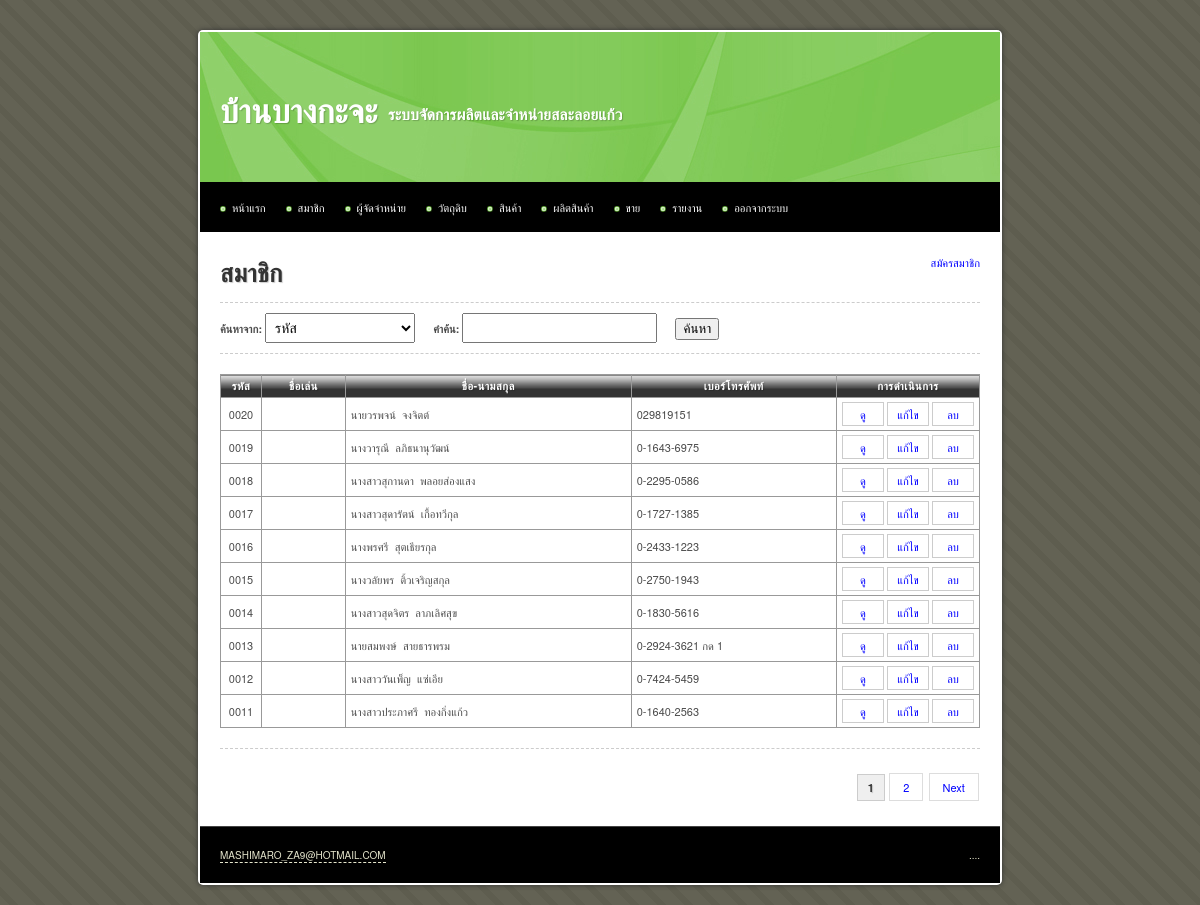
The app's page /main/member.php (signed in) with its own data.
### tables this page shows
CREATE TABLE IF NOT EXISTS `member` (
  `id` int(10) unsigned NOT NULL AUTO_INCREMENT,
  `name` varchar(255) NOT NULL,
  `nickname` varchar(255) NOT NULL,
  `address` text,
  `tel` varchar(255) DEFAULT NULL,
  `image` varchar(255) DEFAULT NULL,
  `date_create` datetime DEFAULT NULL,
  `date_update` timestamp NOT NULL DEFAULT CURRENT_TIMESTAMP ON UPDATE CURRENT_TIMESTAMP,
  PRIMARY KEY (`id`)
);

### iic_tools/helpers/iic_utilities_helper.php (called while the page is built, shortened)
<?php
function zero_fill($length, $data)
{
	while(strlen($data) < $length)
	{
		$data = '0'.$data;
	}
	return $data;
}

### main/member.php (the view, shortened to what this page needs)
<?php
$sql = 'SELECT * FROM member';
$query = mysql_query($sql);
$total_rows = mysql_num_rows($query);
$rows_per_page = 10;
$limit_start = ($_GET['page'] - 1) * $rows_per_page;
$target = 'member.php?page=';
?>
<!DOCTYPE html PUBLIC "-//W3C//DTD XHTML 1.0 Transitional//EN" "http://www.w3.org/TR/xhtml1/DTD/xhtml1-transitional.dtd">
<html xmlns="http://www.w3.org/1999/xhtml">
<head>
<?php include("inc.css.php"); ?>
</head>
<body>
<div id="container">
	<?php include("inc.header.php"); ?>
	<div id="content">
		<a href="member_create.php" class="float_r">สมัครสมาชิก</a>
		<h1>สมาชิก</h1>
		<hr />
		<div id="search_section">
			<form method="post" action="member_search.php">
				<label for="category" class="inline">ค้นหาจาก: </label>
				<select id="category" name="category">
					<option value="id">รหัส</option>
				</select>
				<label for="keyword" class="inline">คำค้น: </label>
				<input type="text" id="keyword" name="keyword" />
				<input type="submit" name="submit" value="ค้นหา" />
			</form>
		</div>
		<hr />
		<table border="1" align="center" cellpadding="5" cellspacing="0">
			<thead>
				<tr>
					<th width="30">รหัส</th>
					<th class="nowarp">ชื่อเล่น</th>
					<th>ชื่อ-นามสกุล</th>
					<th>เบอร์โทรศัพท์</th>
					<th width="80">การดำเนินการ</th>
				</tr>
			</thead>
			<tbody>
				<?php
				$sql = 'SELECT *
						FROM member
						ORDER BY id DESC
						LIMIT '.$limit_start.', '.$rows_per_page;
				$query = mysql_query($sql) or die(mysql_error());
				$query_rows = mysql_num_rows($query);
				if($query_rows > 0)
				{
					while($data = mysql_fetch_array($query))
					{
						echo 	'<tr>
									<td width="30" class="center">'.zero_fill(4, $data['id']).'</td>
									<td>'.$data['nickname'].'</td>
									<td>'.$data['name'].'</td>
									<td>'.$data['tel'].'</td>
									<td class="center nowarp">
										<a class="button" href="member_read.php?id='.$data['id'].'">ดู</a>
										<a class="button" href="member_update.php?id='.$data['id'].'">แก้ไข</a>
										<a class="button" href="member_delete.php?id='.$data['id'].'">ลบ</a>
									</td>
								</tr>';
					}
				}
				else
				{
					echo '<tr><td colspan="4" class="center">ไม่มีข้อมูล</td></tr>';
				}
			?>
			</tbody>
		</table>
		<hr />
		<div class="pagination">
			<?php echo get_pagination($total_rows, $target, $_GET['page'], $rows_per_page); ?>
		</div>
	</div>
	<?php include("inc.footer.php"); ?>
</div>
</body>
</html>

### iic_tools/css/iic_layout.css (style rules this page uses)
html, body, div, span, applet, object, iframe, h1, h2, h3, h4, h5, h6, p, blockquote, pre, a, abbr, acronym, address, big, cite, code, del, dfn, em, font, img, ins, kbd, q, s, samp, small, strike, strong, sub, sup, tt, var, b, u, i, center, dl, dt, dd, ol, ul, li, fieldset, form, label, legend, table, caption, tbody, tfoot, thead, tr, th, td { margin:0; padding:0; border:0; outline:0; font-size:100%; vertical-align:baseline; background:transparent }
table { border-collapse:collapse; border-spacing:0 }
body { font: 14px/1.5 'Microsoft Sans Serif', 'Helvetica Neue', Arial, 'Liberation Sans', FreeSans, sans-serif }
hr { border:0 #ccc solid; border-top-width:1px; clear:both; height:0 }
h1 { font-size:25px }
p, dl, hr, h1, h2, h3, h4, h5, h6, h7, ol, ul, pre, table, address, fieldset { margin-bottom:20px }
label { display: block; font-weight: bold; margin: 10px 0px 5px 0px; text-shadow:0 1px 0 white; }
form input[type=text], form input[type=password], form textarea, form select { padding: 5px; font-size: 14px; }
form input[type=submit], form input[type=reset], form input:not([type="checkbox"]):not([type="radio"]):not([type="file"]):not([type="text"]):not([type="password"]) { margin: 25px auto 0px auto; }
select option { padding: 2px; }

### iic_tools/css/iic_style.css (style rules this page uses)
.inline { display: inline; }
.float_r { float: right; }
.center { text-align: center; }
.nowarp { white-space: nowrap; }
a:link { color: #00F; text-decoration: none; }
thead th { background-image: url(../img/bg_th.png); white-space: nowrap; }
a[class^=button] { color: #4F4F4F }
.pagination { float: right; margin: 8px 0px; text-align: right; }

### css/style.css (style rules this page uses)
body { margin: 30px 0px 20px 0px; padding: 0; background: #D7D7BD url(../images/img01.png) repeat; text-align: justify; line-height: 20px; font-size: 11px; color: #4C4C4C; }
h1, h2, h3, h4, h5, h6, th, b, strong { color: #333; letter-spacing: 0.25px; text-shadow: 1px 1px 1px rgba(0, 0, 0, 0.2); -moz-text-shadow: 1px 1px 1px rgba(0, 0, 0, 0.2); -webkit-text-shadow: 1px 1px 1px rgba(0, 0, 0, 0.2); }
hr { border-style: dashed; }
#container { background: #FFF; display: table; width: 800px; margin: auto; padding: 2px; border-radius: 5px; -moz-border-radius: 5px; -webkit-border-radius: 5px; box-shadow: 0px 0px 5px #333; -moz-box-shadow: 0px 0px 5px #333; -webkit-box-shadow: 0px 0px 5px #333; }
#content { background: #FFF; padding: 20px; }
#content h1 { margin-top: 10px; }
a.button { border: 1px solid #CCC; color: #00F; display: inline-block; margin: 3px 0px; min-width: 30px; padding: 1px 5px; }
form input[type=text], form input[type=password], form textarea { min-width: 290px; }
form select { min-width: 300px; }
table { border: 1px solid #000; border-collapse: collapse; width: 100% }
table td, table th { padding: 1px 5px; border: 1px solid #999; border-collapse: collapse; }
table th { background-color: #333; border: 1px solid #999; color: #FFF; text-align: center; letter-spacing: 0.5px; }
#search_section { margin: -10px 0px 10px 0px; }
#search_section input[type=text], #search_section select { min-width: 150px; margin-right: 15px; }
#search_section input[type=submit] { margin: 0px; }

### records on screen
member: id "0020", name "นายวรพจน์ จงจิตต์", tel "029819151"
member: id "0019", name "นางวารุณี ลภิธนานุวัฒน์", tel "0-1643-6975"
member: id "0018", name "นางสาวสุกานดา พลอยส่องแสง", tel "0-2295-0586"
member: id "0017", name "นางสาวสุดารัตน์ เกื้อทวีกุล", tel "0-1727-1385"
member: id "0016", name "นางพรศรี สุตเธียรกุล", tel "0-2433-1223"
member: id "0015", name "นางวลัยพร ติ้วเจริญสกุล", tel "0-2750-1943"
member: id "0014", name "นางสาวสุดจิตร ลาภเลิศสุข", tel "0-1830-5616"
member: id "0013", name "นายสมพงษ์ สายธารพรม", tel "0-2924-3621 กด 1"
member: id "0012", name "นางสาววันเพ็ญ แซ่เอีย", tel "0-7424-5459"
member: id "0011", name "นางสาวประภาศรี ทองกิ่งแก้ว", tel "0-1640-2563"
